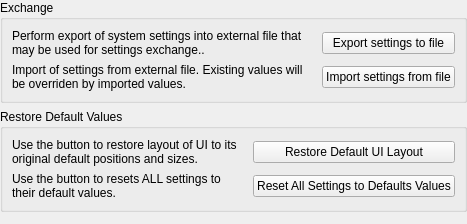
<?xml version="1.0" encoding="UTF-8"?>
<ui version="4.0">
 <class>LC_SettingsPageMaintenance</class>
 <widget class="QWidget" name="LC_SettingsPageMaintenance">
  <property name="geometry">
   <rect>
    <x>0</x>
    <y>0</y>
    <width>467</width>
    <height>224</height>
   </rect>
  </property>
  <layout class="QGridLayout" name="gridLayout_main">
   <property name="leftMargin">
    <number>0</number>
   </property>
   <property name="topMargin">
    <number>0</number>
   </property>
   <property name="rightMargin">
    <number>0</number>
   </property>
   <property name="bottomMargin">
    <number>0</number>
   </property>
   <item row="3" column="0">
    <widget class="QGroupBox" name="groupBox_27">
     <property name="title">
      <string>Exchange</string>
     </property>
     <layout class="QGridLayout" name="gridLayout_50" columnstretch="1,0,0,0">
      <item row="2" column="1">
       <widget class="QPushButton" name="pbImportSettings">
        <property name="toolTip">
         <string>Imports application's preferences from external file</string>
        </property>
        <property name="text">
         <string>Import settings from file</string>
        </property>
        <property name="icon">
         <iconset>
          <normaloff>:/icons/import.lci</normaloff>:/icons/import.lci</iconset>
        </property>
       </widget>
      </item>
      <item row="1" column="1">
       <widget class="QPushButton" name="pbExportSettings">
        <property name="toolTip">
         <string>Exports settings to the file.</string>
        </property>
        <property name="text">
         <string>Export settings to file</string>
        </property>
        <property name="icon">
         <iconset>
          <normaloff>:/icons/export.lci</normaloff>:/icons/export.lci</iconset>
        </property>
       </widget>
      </item>
      <item row="1" column="3">
       <spacer name="horizontalSpacer">
        <property name="orientation">
         <enum>Qt::Orientation::Horizontal</enum>
        </property>
        <property name="sizeHint" stdset="0">
         <size>
          <width>0</width>
          <height>0</height>
         </size>
        </property>
       </spacer>
      </item>
      <item row="1" column="0">
       <widget class="QLabel" name="label_2">
        <property name="text">
         <string>Perform export of system settings into external file that may be used for settings exchange.. </string>
        </property>
        <property name="wordWrap">
         <bool>true</bool>
        </property>
       </widget>
      </item>
      <item row="2" column="0">
       <widget class="QLabel" name="label_4">
        <property name="text">
         <string>Import of settings from external file. Existing values will be overriden by imported values. </string>
        </property>
        <property name="wordWrap">
         <bool>true</bool>
        </property>
       </widget>
      </item>
     </layout>
    </widget>
   </item>
   <item row="5" column="0">
    <spacer name="verticalSpacer">
     <property name="orientation">
      <enum>Qt::Orientation::Vertical</enum>
     </property>
     <property name="sizeHint" stdset="0">
      <size>
       <width>0</width>
       <height>0</height>
      </size>
     </property>
    </spacer>
   </item>
   <item row="4" column="0">
    <widget class="QGroupBox" name="groupBox_3">
     <property name="title">
      <string>Restore Default Values</string>
     </property>
     <layout class="QGridLayout" name="gridLayout" columnstretch="1,0,0">
      <item row="1" column="1">
       <widget class="QPushButton" name="pb_clear_all">
        <property name="sizePolicy">
         <sizepolicy hsizetype="Expanding" vsizetype="Fixed">
          <horstretch>0</horstretch>
          <verstretch>0</verstretch>
         </sizepolicy>
        </property>
        <property name="toolTip">
         <string>Restores the program settings to its original state</string>
        </property>
        <property name="text">
         <string>Reset All Settings to Defaults Values</string>
        </property>
       </widget>
      </item>
      <item row="0" column="1">
       <widget class="QPushButton" name="pb_clear_geometry">
        <property name="sizePolicy">
         <sizepolicy hsizetype="Expanding" vsizetype="Fixed">
          <horstretch>0</horstretch>
          <verstretch>0</verstretch>
         </sizepolicy>
        </property>
        <property name="toolTip">
         <string>Restores program geometry/layout to original state</string>
        </property>
        <property name="text">
         <string>Restore Default UI Layout</string>
        </property>
       </widget>
      </item>
      <item row="0" column="2">
       <spacer name="horizontalSpacer_2">
        <property name="orientation">
         <enum>Qt::Orientation::Horizontal</enum>
        </property>
        <property name="sizeHint" stdset="0">
         <size>
          <width>0</width>
          <height>0</height>
         </size>
        </property>
       </spacer>
      </item>
      <item row="0" column="0">
       <widget class="QLabel" name="label">
        <property name="text">
         <string>Use the button to restore layout of UI to its original default positions and sizes.</string>
        </property>
        <property name="wordWrap">
         <bool>true</bool>
        </property>
       </widget>
      </item>
      <item row="1" column="0">
       <widget class="QLabel" name="label_3">
        <property name="text">
         <string>Use the button to resets ALL settings to their default values. </string>
        </property>
        <property name="wordWrap">
         <bool>true</bool>
        </property>
       </widget>
      </item>
     </layout>
    </widget>
   </item>
  </layout>
 </widget>
 <resources>
  <include location="../../../../../res/icons/icons.qrc"/>
 </resources>
 <connections/>
</ui>
